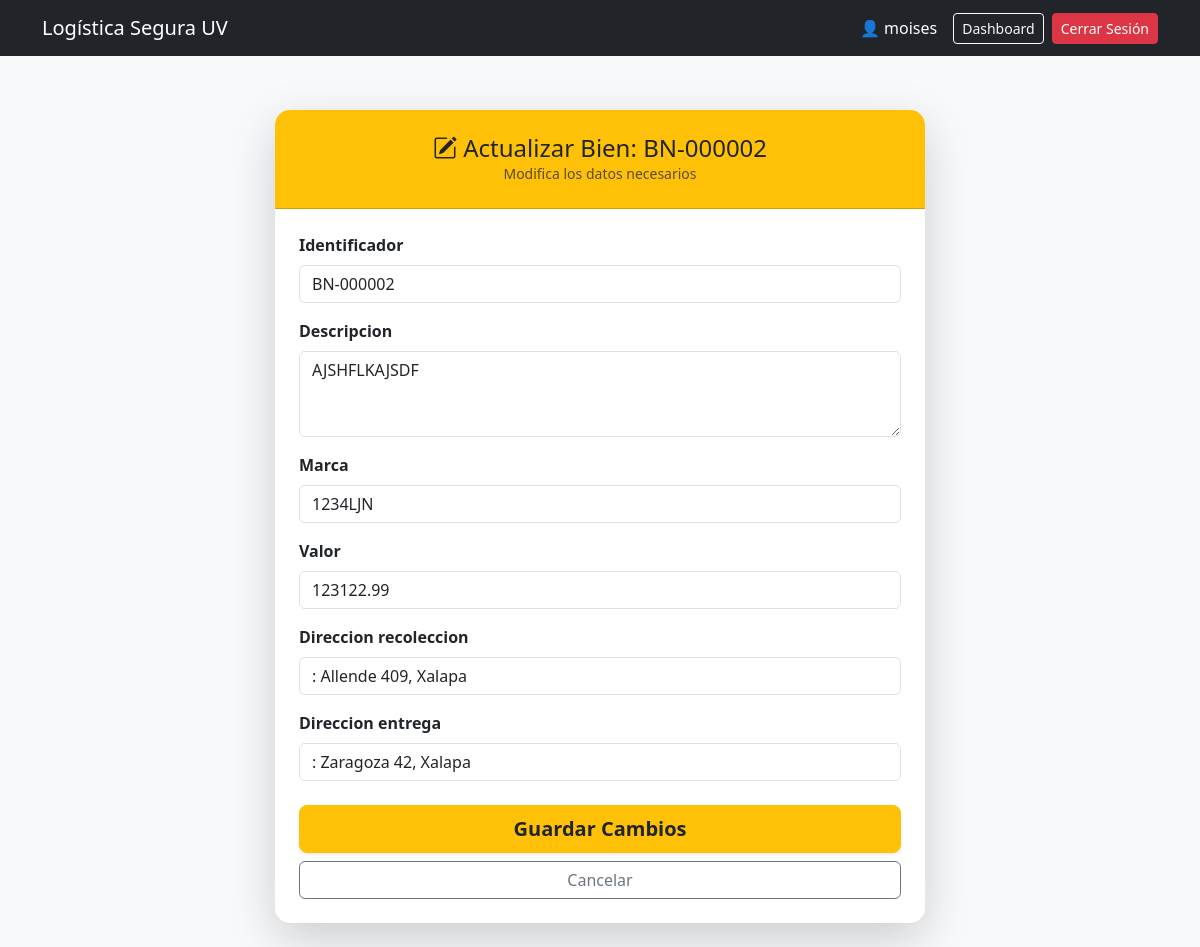
The app's page /bienes/editar/2/ (signed in) with its own data.
### apps/bienes/models.py (models this page shows, shortened)
class Bien(models.Model):
    ESTATUS_CHOICES = [
        ('REGISTRADO', 'Registrado'),
        ('EN_TRANSITO', 'En Tránsito'),
        ('ENTREGADO', 'Entregado'),
        ('INCIDENCIA', 'Con Incidencia'),
    ]
    validador_id_bien = RegexValidator(
        regex=r'^BN-[A-Z0-9]{6,10}$',
        message="El identificador debe iniciar con 'BN-' seguido de 6 a 10 caracteres alfanuméricos."
    )
    identificador = models.CharField(max_length=15, unique=True, validators=[validador_id_bien])
    descripcion = models.CharField(max_length=200)
    marca = models.CharField(max_length=50)
    valor = models.DecimalField(
        max_digits=10,
        decimal_places=2,
        validators=[MinValueValidator(0.01)]
    )
    estatus = models.CharField(max_length=20, choices=ESTATUS_CHOICES, default='REGISTRADO')
    cliente = models.ForeignKey(Cliente, on_delete=models.CASCADE, related_name='bienes')
    direccion_recoleccion = models.ForeignKey(Direccion, on_delete=models.RESTRICT, related_name='bienes_a_recolectar', null=True)
    direccion_entrega = models.ForeignKey(Direccion, on_delete=models.RESTRICT, related_name='bienes_a_entregar', null=True)
    creado_en = models.DateTimeField(auto_now_add=True)
    actualizado_en = models.DateTimeField(auto_now=True)
    placa = models.CharField(max_length=20, unique=True, null=True, blank=True)

### apps/bienes/views.py (the view)
# urls.py: path('editar/<int:pk>/', views.editar_bien, name='editar_bien'),
@login_required
def editar_bien(request, pk):
    try:
        cliente_perfil = Cliente.objects.get(correo=request.user.email)
        bien = get_object_or_404(Bien, pk=pk, cliente=cliente_perfil)
    except Cliente.DoesNotExist:
        registrar_en_bitacora(request, "Actualización de bienes", "RECHAZADO", f"Intento de alteración de bien ID {pk} por usuario sin perfil válido.")
        raise PermissionDenied()
    if request.method == 'POST':
        form = BienForm(request.POST, instance=bien, cliente=cliente_perfil)
        if form.is_valid():
            form.save()
            registrar_en_bitacora(request, "Actualización de bienes", "EXITOSO", f"Modificación del bien '{bien.identificador}' completada con éxito.")
            return redirect('bienes:lista_bienes')
        else:
            registrar_en_bitacora(request, "Actualización de bienes", "RECHAZADO", f"Fallo al actualizar bien '{bien.identificador}': datos inválidos.")
    else:
        form = BienForm(instance=bien, cliente=cliente_perfil)
    return render(request, 'bienes/editar.html', {'form': form, 'bien': bien})

### apps/bienes/forms.py (shortened to what this page needs)
class BienForm(forms.ModelForm):
    class Meta:
        model = Bien
        fields = [
            'identificador',
            'descripcion',
            'marca',
            'valor',
            'direccion_recoleccion',
            'direccion_entrega'
        ]
        widgets = {
            'descripcion': forms.Textarea(attrs={'rows': 3, 'placeholder': 'Describe el bien detalladamente...'}),
        }
    def __init__(self, *args, **kwargs):
        cliente_perfil = kwargs.pop('cliente', None)
        super(BienForm, self).__init__(*args, **kwargs)
        if cliente_perfil:
            self.fields['direccion_recoleccion'].queryset = Direccion.objects.filter(
                cliente=cliente_perfil
            )
            self.fields['direccion_entrega'].queryset = Direccion.objects.filter(
                cliente=cliente_perfil
            )
            self.fields['direccion_recoleccion'].empty_label = "Seleccione un origen de su agenda..."
            self.fields['direccion_entrega'].empty_label = "Seleccione un destino de su agenda..."

### apps/clientes/models.py (called while the page is built)
    def __str__(self):
        return f"{self.tipo}: {self.calle} {self.numero}, {self.ciudad}"

### templates/bienes/editar.html (shortened to what this page needs)
{% extends 'base.html' %}
{% load widget_tweaks %}
{% block content %}
<div class="container py-4">
    <div class="card shadow-lg mx-auto border-0" style="max-width: 650px; border-radius: 15px;">
        <div class="card-header bg-warning text-dark text-center py-4" style="border-radius: 15px 15px 0 0;">
            <h4 class="mb-0"><i class="bi bi-pencil-square"></i> Actualizar Bien: {{ bien.identificador }}</h4>
            <p class="mb-0 opacity-75 small">Modifica los datos necesarios</p>
        </div>
        <div class="card-body p-4">
            <form method="POST">
                {% for field in form %}
                <div class="mb-3">
                    <label class="form-label fw-bold">{{ field.label }}</label>
                    {{ field|add_class:"form-control" }}
                </div>
                {% endfor %}
                <div class="d-grid mt-4 gap-2">
                    <button type="submit" class="btn btn-warning btn-lg shadow-sm text-dark fw-bold">
                        Guardar Cambios
                    </button>
                    <a href="{% url 'bienes:lista_bienes' %}" class="btn btn-outline-secondary">Cancelar</a>
                </div>
            </form>
        </div>
    </div>
</div>
{% endblock %}

### templates/base.html (shortened to what this page needs)
<!DOCTYPE html>
<html lang="es-mx">
<head>
    <link href="https://cdn.jsdelivr.net/npm/bootstrap@5.3.0/dist/css/bootstrap.min.css" rel="stylesheet">
    <link rel="stylesheet" href="https://cdn.jsdelivr.net/npm/bootstrap-icons@1.11.1/font/bootstrap-icons.css">
</head>
<body>
    <nav class="navbar navbar-expand-lg navbar-dark bg-dark">
        <div class="container">
            <a class="navbar-brand" href="{% url 'dashboard' %}">Logística Segura UV</a>
            <div class="d-flex text-white align-items-center">
                {% if user.is_authenticated %}
                <span class="me-3">👤 {{ user.username }}</span>
                <a href="{% url 'dashboard' %}" class="btn btn-sm btn-outline-light me-2">Dashboard</a>
                <form method="POST" action="{% url 'logout' %}" class="m-0">
                    <button type="submit" class="btn btn-sm btn-danger">Cerrar Sesión</button>
                </form>
                {% endif %}
            </div>
        </div>
    </nav>
    <div class="container">
        {% block content %}
        {% endblock %}
    </div>
</body>
</html>

### templates/base.html (style rules this page uses)
body { background-color: #f8f9fa; }
.navbar { margin-bottom: 30px; }

### records on screen
Bien: identificador "BN-000002", form "BN-000002" "AJSHFLKAJSDF" "1234LJN" "123122.99" ": Allende 409, Xalapa" ": Zaragoza 42, Xalapa"

### other values on screen
{{ user.username }} "moises"
{{ field.label }} "Identificador" "Descripcion" "Marca" "Valor" "Direccion recoleccion" "Direccion entrega"
